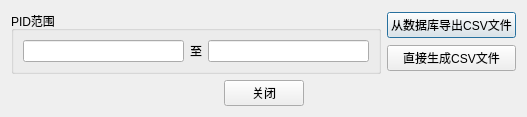
<?xml version="1.0" encoding="UTF-8"?>
<ui version="4.0">
 <class>Dialog</class>
 <widget class="QDialog" name="Dialog">
  <property name="windowModality">
   <enum>Qt::WindowModal</enum>
  </property>
  <property name="geometry">
   <rect>
    <x>0</x>
    <y>0</y>
    <width>527</width>
    <height>111</height>
   </rect>
  </property>
  <property name="windowTitle">
   <string>兰州发货标签数据导出</string>
  </property>
  <layout class="QVBoxLayout" name="verticalLayout_2">
   <item>
    <layout class="QHBoxLayout" name="horizontalLayout_2">
     <item>
      <widget class="QGroupBox" name="groupBox">
       <property name="title">
        <string>PID范围</string>
       </property>
       <layout class="QHBoxLayout" name="horizontalLayout">
        <item>
         <widget class="QLineEdit" name="pidStart">
          <property name="inputMask">
           <string>00000000; </string>
          </property>
         </widget>
        </item>
        <item>
         <widget class="QLabel" name="label">
          <property name="text">
           <string>至</string>
          </property>
         </widget>
        </item>
        <item>
         <widget class="QLineEdit" name="pidEnd">
          <property name="inputMask">
           <string>00000000; </string>
          </property>
         </widget>
        </item>
       </layout>
      </widget>
     </item>
     <item>
      <layout class="QVBoxLayout" name="verticalLayout">
       <item>
        <widget class="QPushButton" name="exportBtn">
         <property name="minimumSize">
          <size>
           <width>122</width>
           <height>0</height>
          </size>
         </property>
         <property name="text">
          <string>从数据库导出CSV文件</string>
         </property>
        </widget>
       </item>
       <item>
        <widget class="QPushButton" name="generateCsvBtn">
         <property name="text">
          <string>直接生成CSV文件</string>
         </property>
        </widget>
       </item>
      </layout>
     </item>
    </layout>
   </item>
   <item>
    <layout class="QHBoxLayout" name="horizontalLayout_3">
     <item>
      <spacer name="horizontalSpacer">
       <property name="orientation">
        <enum>Qt::Horizontal</enum>
       </property>
       <property name="sizeHint" stdset="0">
        <size>
         <width>40</width>
         <height>20</height>
        </size>
       </property>
      </spacer>
     </item>
     <item>
      <widget class="QPushButton" name="closeBtn">
       <property name="text">
        <string>关闭</string>
       </property>
      </widget>
     </item>
     <item>
      <spacer name="horizontalSpacer_2">
       <property name="orientation">
        <enum>Qt::Horizontal</enum>
       </property>
       <property name="sizeHint" stdset="0">
        <size>
         <width>40</width>
         <height>20</height>
        </size>
       </property>
      </spacer>
     </item>
    </layout>
   </item>
   <item>
    <spacer name="verticalSpacer">
     <property name="orientation">
      <enum>Qt::Vertical</enum>
     </property>
     <property name="sizeHint" stdset="0">
      <size>
       <width>20</width>
       <height>40</height>
      </size>
     </property>
    </spacer>
   </item>
  </layout>
 </widget>
 <resources/>
 <connections/>
</ui>
